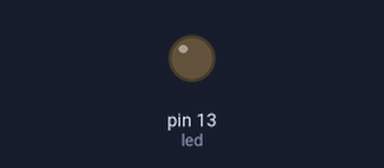
The sketch below on a simulated Arduino Uno, built with avr-gcc and run on an emulated ATmega328P. On the bench: output pins drawn as LEDs (lit = HIGH). What the sketch prints to the serial monitor is not drawn.

Above: at 0.01 s.
At 1.91 s:
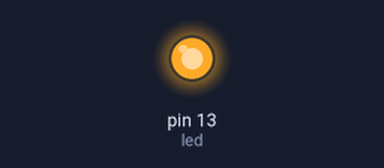
Timing chart, 0 to 3.5 s (numbered marks = the images above):
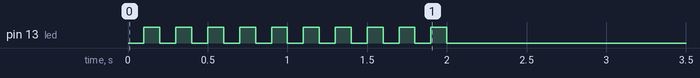

The sketch:

sketch_jul11b.ino
```cpp
//my web site, replace with yours
#define DST_IP "192.168.88.35"

//Define the pin for the on board LED
int led = 13;

//Initialize Device
void setup()
{
//Enable the Onboard LED to act as a Status indicator light
pinMode(led,OUTPUT);
//Set the speed for communicating with the ESP8266 module
Serial.begin(9600);
//Send a series of flashes to show us we are in the bootup phase.
blinkcode ();
//Reset the ESP8266
Serial.println("AT+RST");
//Wait for the WiFi module to bootup
delay(800);
//Switch the chip to "client" mode
Serial.println("AT+CWMODE=1");
//Connect to our Wireless network NOTE: change SSID to your wireless
//network and PASSWORD to the key used to join the network.
//Serial.println("AT+CWJAP=\"SSID\",\"PASSWORD\"");
//Once again blink some lights because it is fun!
//blinkcode ();
}

void loop() {

}
void noiloop()
{
//Open a connection to the web server
String cmd = "AT+CIPSTART=\"TCP\",\""; //make this command: AT+CPISTART="TCP","192.168.88.35",80
cmd += DST_IP;
cmd += "\",80";
Serial.println(cmd);

//wait a little while for 'Linked'
delay(300);

//This is our HTTP GET Request change to the page and server you want to load.
cmd = "GET /status.html HTTP/1.0\r\n";
cmd += "Host: 192.168.88.35\r\n\r\n";

//The ESP8266 needs to know the size of the GET request
Serial.print("AT+CIPSEND=");
Serial.println(cmd.length());

//Look for the > prompt from the esp8266
if(Serial.find(">"))
{
//Send our http GET request
Serial.println(cmd);
}
else
{
//Something didn't work...
Serial.println("AT+CIPCLOSE");
}

//Check the returned header & web page. Looking for a keyword. I used YES12321

if (Serial.find("YES12321"))
{
//If the string was found we know the page is up and we turn on the LED status
//light to show the server is ONLINE
digitalWrite(led,HIGH);
}
else
{
//If the string was not found then we can assume the server is offline therefore
//we should turn of the light.
digitalWrite(led,LOW);
}
//Wait a second for everything to settle.
delay(1000);
//Be great people and close our connection.
Serial.println("AT+CIPCLOSE");

//Introduce a delay timer before we finish and go back to the begining.
delay (5000);
}

void blinkcode ()
{
//Simply loop a few times flashing the status light (this is used during boot up)
int i;
for (i = 1; i <= 10; i++){
delay (100);
digitalWrite(led,HIGH);
delay (100);
digitalWrite(led,LOW);
}
}
```
